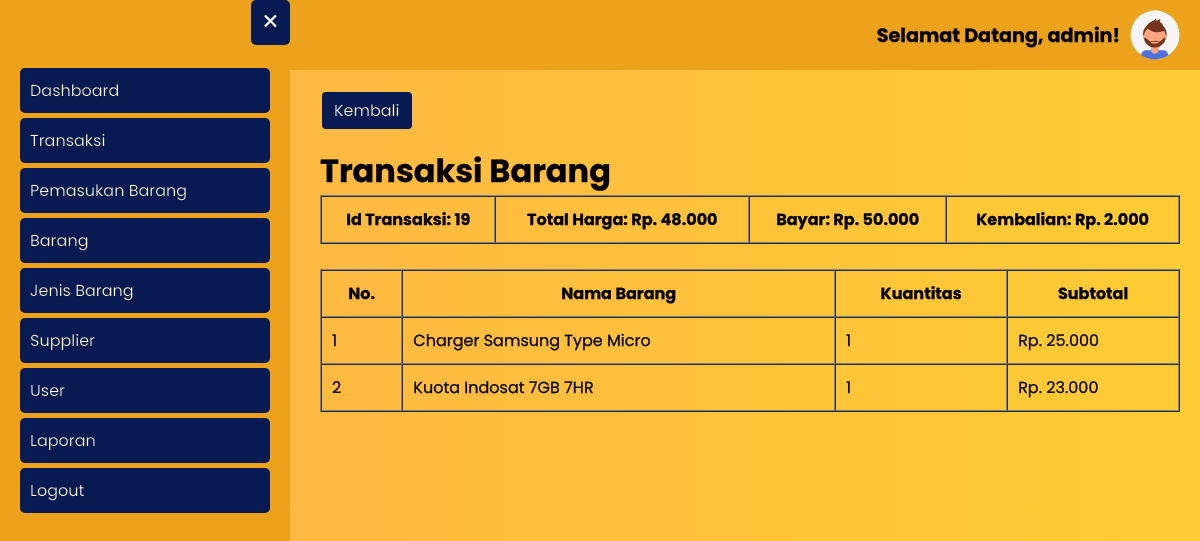
Screenshot of /transaksi/detail_transaksi.php?id_transaksi=19 (signed in) with the database file from the repository.
### tables this page shows
CREATE TABLE `user` (
  `id_user` int(11) NOT NULL,
  `username` varchar(20) NOT NULL,
  `password` varchar(300) NOT NULL,
  `hak_akses` enum('administrator','operator') NOT NULL,
  `nama_lengkap` varchar(50) NOT NULL,
  `no_telp_user` varchar(20) NOT NULL
);

CREATE TABLE `transaksi` (
  `id_transaksi` int(11) NOT NULL,
  `tanggal_transaksi` datetime NOT NULL,
  `total_harga` int(11) DEFAULT NULL,
  `bayar` int(11) DEFAULT NULL,
  `kembalian` int(11) DEFAULT NULL,
  `id_user` int(11) NOT NULL
);

CREATE TABLE `detail_transaksi` (
  `id_detail_transaksi` int(11) NOT NULL,
  `id_transaksi` int(11) NOT NULL,
  `id_barang` int(11) NOT NULL,
  `kuantitas` int(11) NOT NULL,
  `subtotal` int(11) NOT NULL
);

CREATE TABLE `barang` (
  `id_barang` int(11) NOT NULL,
  `nama_barang` varchar(50) NOT NULL,
  `harga_beli` int(11) NOT NULL,
  `harga_jual` int(11) NOT NULL,
  `stok_barang` int(11) NOT NULL,
  `id_jenis_barang` int(11) NOT NULL
);

### transaksi/detail_transaksi.php (the view, shortened to what this page needs)
<?php
require_once '../koneksi.php';
$id_transaksi = htmlspecialchars($_GET['id_transaksi']);
$data_transaksi = mysqli_fetch_assoc(mysqli_query($koneksi, "SELECT * FROM transaksi INNER JOIN user ON transaksi.id_user = user.id_user WHERE transaksi.id_transaksi = '$id_transaksi'"));
$detail_transaksi = mysqli_query($koneksi, "SELECT * FROM detail_transaksi INNER JOIN transaksi ON detail_transaksi.id_transaksi = transaksi.id_transaksi INNER JOIN barang ON detail_transaksi.id_barang = barang.id_barang WHERE detail_transaksi.id_transaksi = '$id_transaksi' ORDER BY barang.nama_barang ASC");
$id_user = htmlspecialchars($_SESSION['id_user']);
$data_profile = mysqli_fetch_assoc(mysqli_query($koneksi, "SELECT * FROM user WHERE id_user = '$id_user'"));
?>
<html>
<head>
	<?php include_once '../include/head.php'; ?>
</head>
<body class="bg-gradient">
    <?php include_once '../include/topbar.php' ?>
	<?php include_once '../include/sidebar.php'; ?>
	<div class="main-content">
		<a href="<?= BASE_URL; ?>transaksi/transaksi.php" class="btn">Kembali</a>
		<div class="my">
			<h1 class="inline-block">Transaksi Barang</h1>
			<table border="1" cellpadding="10" cellspacing="0">
				<tr>
					<th>
						Id Transaksi: <?= $data_transaksi['id_transaksi']; ?>
					</th>
					<th>
						Total Harga: Rp. <?= str_replace(",", ".", number_format($data_transaksi['total_harga'])); ?>
					</th>
					<th>
						Bayar: Rp. <?= str_replace(",", ".", number_format($data_transaksi['bayar'])); ?>
					</th>
					<th>
						Kembalian: Rp. <?= str_replace(",", ".", number_format($data_transaksi['kembalian'])); ?>
					</th>
				</tr>
			</table>
			<br>
			<table border="1" cellpadding="10" cellspacing="0">
				<thead>
					<tr>
						<th>No.</th>
						<th>Nama Barang</th>
						<th>Kuantitas</th>
						<th>Subtotal</th>
					</tr>
				</thead>
				<tbody>
					<?php $i = 1; ?>
					<?php foreach ($detail_transaksi as $ddt): ?>
						<tr>
							<td><?= $i++; ?></td>
							<td><?= $ddt['nama_barang']; ?></td>
							<td><?= $ddt['kuantitas']; ?></td>
							<td>Rp. <?= str_replace(",", ".", number_format($ddt['subtotal'])); ?></td>
						</tr>
					<?php endforeach ?>
				</tbody>
			</table>
		</div>
	</div>
</body>
</html>

### include/topbar.php
<button class="open-btn">&#9776;</button>
<div class="topbar">
	<h1>Selamat Datang, <?= $data_profile['username']; ?>!</h1>
	<a href="<?= BASE_URL; ?>user/profile.php">
		<img src="<?= BASE_URL; ?>assets/img/profile_pic.svg" alt="Profile Picture">
	</a>
</div>

### assets/style.css (style rules this page uses)
* { font-family: 'Poppins', sans-serif; -webkit-text-stroke-width: .25px; -webkit-text-stroke-color: black; }
body { margin: 0; padding: 0; }
.bg-gradient { background: rgb(255,179,71); background: linear-gradient(90deg, rgba(255,179,71,1) 0%, rgba(255,204,51,1) 100%); }
.my { margin: 1rem 0; }
.main-content { margin-left: 300px; padding: 20px; transition: all 0.3s ease-in-out; }
.main-content h1 { padding: 0; margin: 0; }
.open-btn { position: absolute; left: 10px; top: 10px; font-size: 30px; padding: 0 10px; cursor: pointer; border-radius: 5px; background: #071a52; border: none; color: white; }
.topbar { display: flex; justify-content: flex-end; align-items: center; background-color: #eca31b; padding: 10px 20px; }
.topbar img { height: 50px; width: 50px; border-radius: 50%; margin-left: 10px; margin-right: 0; }
.topbar h1 { font-size: 1.2em; margin: 0; }
.btn { margin: 2px; display: inline-block; font-size: 1rem; color: black; text-align: center; border: 1px solid black; padding: 0.375rem 0.75rem; border-radius: 0.25rem; text-decoration: none; cursor: pointer; background: #071a52; border: none; color: white; }
.inline-block { display: inline-block; }
table { width: 100%; }

### rows the page displays
user: username "admin"
transaksi: id_transaksi "19", total_harga "48.000", bayar "50.000", kembalian "2.000"
detail_transaksi: id_barang.nama_barang "Charger Samsung Type Micro", kuantitas "1", subtotal "25.000"
detail_transaksi: id_barang.nama_barang "Kuota Indosat 7GB 7HR", kuantitas "1", subtotal "23.000"
